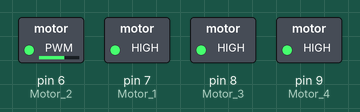
Simulated run of this sketch. Board: Arduino Uno, built with avr-gcc and run on an emulated ATmega328P. Shown: switched loads named in the sketch (green lamp = pin HIGH). What the sketch prints to the serial monitor is not drawn.

Above: at 0.1 s.
Timing chart, 0 to 1.6 s (numbered marks = the images above):
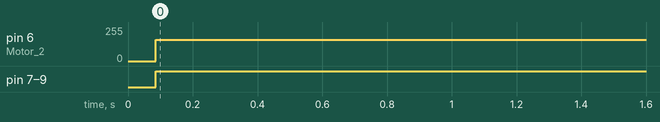

The sketch:

ESC_Tiger400hz_Calibration.ino
```cpp
/*
This file is used to calibrate Electronic Speed Controllers (ESCs) by setting the
 values which correspond to minimum and maximum speeds.
*/


#define MAX_SIGNAL 4000
#define MIN_SIGNAL 2260
#define motorPin1 6
#define motorPin2 5
#define motorPin3 4
#define motorPin4 3

 int Motor_1=7;
 int Motor_2=6;
 int Motor_3=8;
 int Motor_4=9;

void setup() {
  Serial.begin(9600);
  Serial.println("Program begin...");
  Serial.println("This program will calibrate the ESC.");


  Serial.println("Now writing maximum output.");
  Serial.println("Turn on power source, then wait 2 seconds and press any key.");

   analogWrite(Motor_2, MAX_SIGNAL);
   analogWrite(Motor_1, MAX_SIGNAL);
   analogWrite(Motor_3, MAX_SIGNAL);
   analogWrite(Motor_4, MAX_SIGNAL);

  // Wait for input
  while (!Serial.available());
  Serial.read();
  delay(5000);
  // Send min output
  Serial.println("Sending minimum output");
   analogWrite(Motor_2, MIN_SIGNAL);
   analogWrite(Motor_1, MIN_SIGNAL);
   analogWrite(Motor_3, MIN_SIGNAL);
   analogWrite(Motor_4, MIN_SIGNAL);
}

void loop() {

}
```

Measured:
- by itself, pin 6 (Motor_2): 0/255 → 160/255 at 0.09 s
- by itself, pin 7 (Motor_1), pin 8 (Motor_3), pin 9 (Motor_4): LOW → HIGH at 0.09 s
